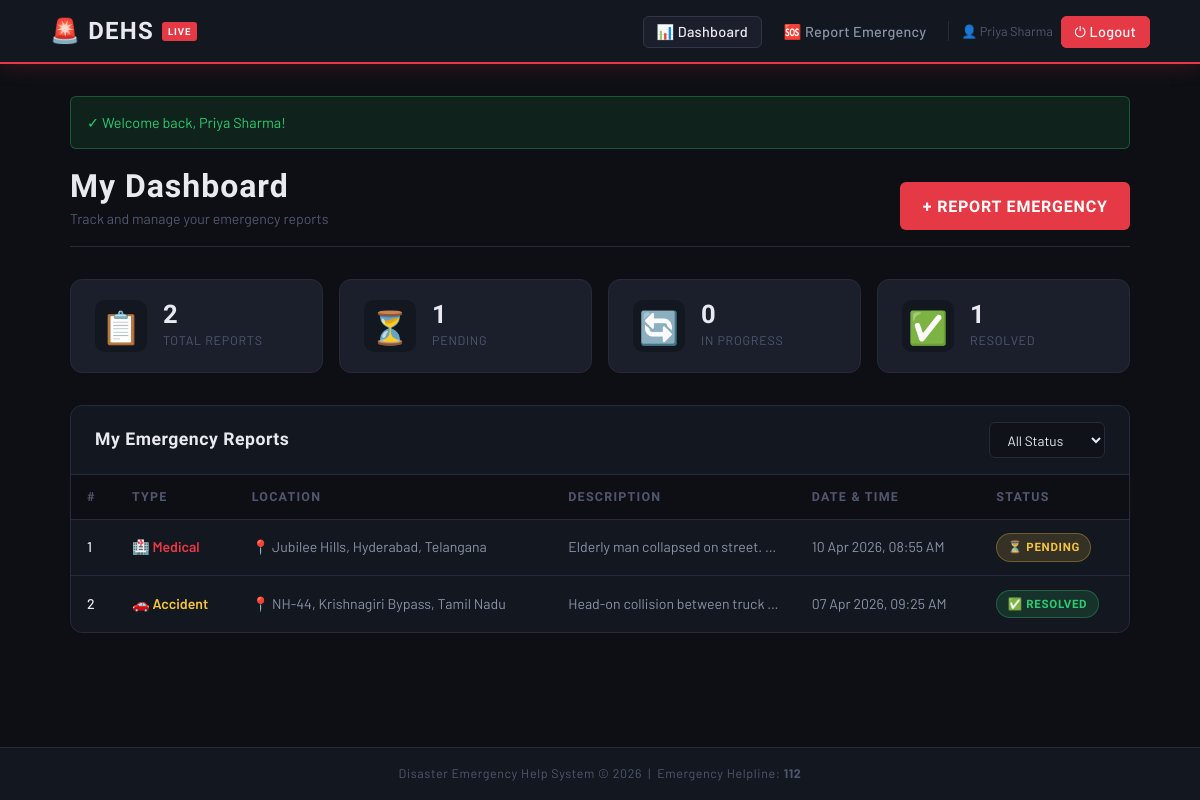
The app's page /dashboard.php (signed in) with its own data.
### tables this page shows
CREATE TABLE IF NOT EXISTS emergency_reports (
    id            INT          NOT NULL AUTO_INCREMENT,
    user_id       INT          NOT NULL,
    disaster_type ENUM('fire','flood','accident','medical','other') NOT NULL,
    location      VARCHAR(255) NOT NULL,
    description   TEXT         NOT NULL,
    status        ENUM('Pending','In Progress','Resolved') NOT NULL DEFAULT 'Pending',
    reported_at   DATETIME     NOT NULL,        
    created_at    DATETIME     NOT NULL DEFAULT CURRENT_TIMESTAMP,   
    PRIMARY KEY (id),
    INDEX idx_user    (user_id),
    INDEX idx_status  (status),
    INDEX idx_dtype   (disaster_type),
    CONSTRAINT fk_user
        FOREIGN KEY (user_id) REFERENCES users(id)
        ON DELETE CASCADE ON UPDATE CASCADE
);

### db.php (called while the page is built, shortened)
<?php
function sanitize($conn, $data) {
    return htmlspecialchars(strip_tags($conn->real_escape_string(trim($data))));
}
function getFlash() {
    if (isset($_SESSION['flash'])) {
        $flash = $_SESSION['flash'];
        return $flash;
    }
    return null;
}
?>

### dashboard.php (the view, shortened to what this page needs)
<?php
require_once 'db.php';
$user_id   = (int)$_SESSION['user_id'];
$user_name = htmlspecialchars($_SESSION['user_name']);
$filter = sanitize($conn, $_GET['filter'] ?? 'all');
$where  = "WHERE user_id = $user_id";
$reports_query = "
    SELECT id, disaster_type, location, description, status, reported_at
    FROM emergency_reports
    $where
    ORDER BY reported_at DESC
";
$reports = $conn->query($reports_query);
$stats = [];
$counts = $conn->query(
    "SELECT status, COUNT(*) as cnt FROM emergency_reports
     WHERE user_id = $user_id GROUP BY status"
);
$total = 0;
while ($row = $counts->fetch_assoc()) {
    $stats[$row['status']] = $row['cnt'];
    $total += $row['cnt'];
}
function dtypeIcon($type) {
    return match(strtolower($type)) {
        'fire'     => ['🔥', 'dtype-fire'],
        'flood'    => ['🌊', 'dtype-flood'],
        'accident' => ['🚗', 'dtype-accident'],
        'medical'  => ['🏥', 'dtype-medical'],
        default    => ['⚠️',  'dtype-other'],
    };
}
function statusBadge($status) {
    return match($status) {
        'Pending'     => '<span class="badge-status badge-pending">⏳ Pending</span>',
        'In Progress' => '<span class="badge-status badge-inprogress">🔄 In Progress</span>',
        'Resolved'    => '<span class="badge-status badge-resolved">✅ Resolved</span>',
        default       => '<span class="badge-status badge-pending">' . htmlspecialchars($status) . '</span>',
    };
}
?>
<!DOCTYPE html>
<html lang="en">
<head>
  <link rel="stylesheet" href="style.css">
</head>
<body class="page-wrapper">
<nav class="navbar">
  <div class="navbar-inner">
    <div class="navbar-brand">
      🚨 DEHS
      <span class="badge">LIVE</span>
    </div>
    <ul class="navbar-nav">
      <li><a href="dashboard.php" class="active">📊 Dashboard</a></li>
      <li><a href="report.php">🆘 Report Emergency</a></li>
      <li class="user-info">👤 <?= $user_name ?></li>
      <li><a href="logout.php" class="btn-danger">⏻ Logout</a></li>
    </ul>
  </div>
</nav>
<div class="main-content">
  <div class="container">
    <?php $flash = getFlash(); if ($flash): ?>
      <div class="alert alert-<?= $flash['type'] === 'success' ? 'success' : 'danger' ?>">
        <?= $flash['type'] === 'success' ? '✓' : '⚠' ?> <?= htmlspecialchars($flash['message']) ?>
      </div>
    <?php endif; ?>
    <div class="page-header">
      <div>
        <h2>My Dashboard</h2>
        <p>Track and manage your emergency reports</p>
      </div>
      <a href="report.php" class="btn btn-primary" style="width:auto">
        + Report Emergency
      </a>
    </div>
    <div class="stats-grid">
      <div class="stat-card">
        <div class="stat-icon">📋</div>
        <div class="stat-info">
          <h3><?= $total ?></h3>
          <p>Total Reports</p>
        </div>
      </div>
      <div class="stat-card">
        <div class="stat-icon">⏳</div>
        <div class="stat-info">
          <h3><?= $stats['Pending'] ?? 0 ?></h3>
          <p>Pending</p>
        </div>
      </div>
      <div class="stat-card">
        <div class="stat-icon">🔄</div>
        <div class="stat-info">
          <h3><?= $stats['In Progress'] ?? 0 ?></h3>
          <p>In Progress</p>
        </div>
      </div>
      <div class="stat-card">
        <div class="stat-icon">✅</div>
        <div class="stat-info">
          <h3><?= $stats['Resolved'] ?? 0 ?></h3>
          <p>Resolved</p>
        </div>
      </div>
    </div>
    <div class="table-card">
      <div class="table-card-header">
        <h3>My Emergency Reports</h3>
        <div class="admin-toolbar">
          <form method="GET" style="display:flex;gap:0.5rem;align-items:center;">
            <select name="filter" class="filter-select" onchange="this.form.submit()">
              <option value="all"         <?= $filter==='all'?'selected':'' ?>>All Status</option>
            </select>
          </form>
        </div>
      </div>
      <?php if ($reports->num_rows === 0): ?>
        <div class="empty-state">
          <span class="icon">📭</span>
          <h3>No reports found</h3>
          <p>
            <?= $filter !== 'all' ? 'No reports with status "' . htmlspecialchars($filter) . '".' : 'You haven\'t submitted any emergency reports yet.' ?>
            <br>
            <a href="report.php" style="margin-top:0.5rem;display:inline-block">Report an emergency →</a>
          </p>
        </div>
      <?php else: ?>
        <div class="table-wrapper">
          <table>
            <thead>
              <tr>
                <th>#</th>
                <th>Type</th>
                <th>Location</th>
                <th>Description</th>
                <th>Date & Time</th>
                <th>Status</th>
              </tr>
            </thead>
            <tbody>
              <?php $i = 1; while ($row = $reports->fetch_assoc()): ?>
                <?php [$icon, $cls] = dtypeIcon($row['disaster_type']); ?>
                <tr>
                  <td><?= $i++ ?></td>
                  <td>
                    <span class="dtype <?= $cls ?>">
                      <?= $icon ?> <?= htmlspecialchars(ucfirst($row['disaster_type'])) ?>
                    </span>
                  </td>
                  <td>📍 <?= htmlspecialchars($row['location']) ?></td>
                  <td style="max-width:220px;overflow:hidden;text-overflow:ellipsis;white-space:nowrap"
                      title="<?= htmlspecialchars($row['description']) ?>">
                    <?= htmlspecialchars(mb_strimwidth($row['description'], 0, 60, '…')) ?>
                  </td>
                  <td style="white-space:nowrap">
                    <?= date('d M Y, h:i A', strtotime($row['reported_at'])) ?>
                  </td>
                  <td><?= statusBadge($row['status']) ?></td>
                </tr>
              <?php endwhile; ?>
            </tbody>
          </table>
        </div>
      <?php endif; ?>
    </div>
  </div>
</div>
<footer class="footer">
  Disaster Emergency Help System &copy; <?= date('Y') ?> &nbsp;|&nbsp;
  Emergency Helpline: <strong>112</strong>
</footer>
</body>
</html>

### records on screen
emergency_reports: icon "🏥", disaster_type "Medical", location "Jubilee Hills, Hyderabad, Telangana", description "Elderly man collapsed on street.…", reported_at "10 Apr 2026, 08:55 AM", status "⏳ PENDING"
emergency_reports: icon "🚗", disaster_type "Accident", location "NH-44, Krishnagiri Bypass, Tamil Nadu", description "Head-on collision between truck…", reported_at "07 Apr 2026, 09:25 AM", status "✅ RESOLVED"

### other values on screen
$user_name "Priya Sharma"
$flash['message'] "Welcome back, Priya Sharma!"
$total "2"
$stats['Pending'] "1"
$stats['In Progress'] "0"
$stats['Resolved'] "1"
